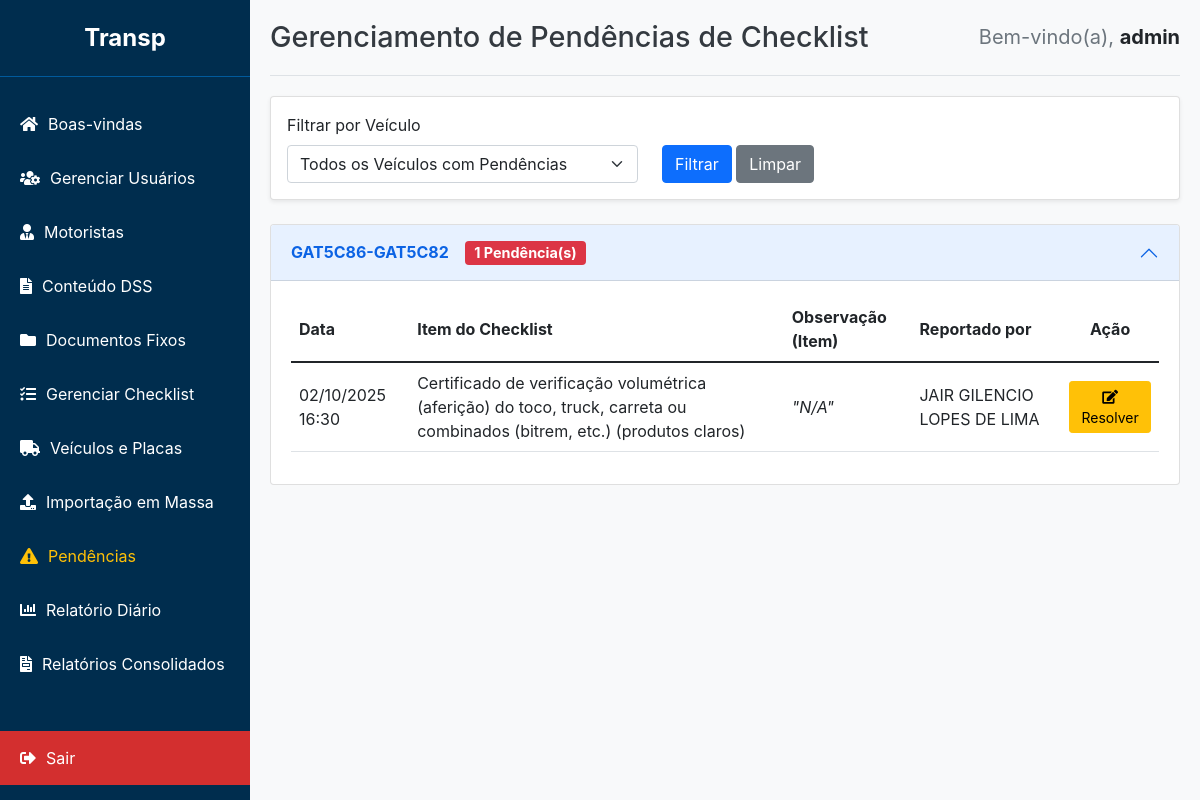
The page /admin/pendencias (signed in) on the database its author committed.
### app/models.py (models this page shows, shortened)
class Veiculo(db.Model):
    id = db.Column(db.Integer, primary_key=True)
    unidade = db.Column(db.String(100), nullable=True)
    operacao = db.Column(db.String(100), nullable=True)
    nome_conjunto = db.Column(db.String(100), unique=True, nullable=False)
    placa_cavalo_id = db.Column(db.Integer, db.ForeignKey('placa.id'), nullable=False)
    placa_carreta1_id = db.Column(db.Integer, db.ForeignKey('placa.id'), nullable=True)
    placa_carreta2_id = db.Column(db.Integer, db.ForeignKey('placa.id'), nullable=True)
    obs = db.Column(db.Text)
    placa_cavalo = db.relationship('Placa', foreign_keys=[placa_cavalo_id])
    placa_carreta1 = db.relationship('Placa', foreign_keys=[placa_carreta1_id])
    placa_carreta2 = db.relationship('Placa', foreign_keys=[placa_carreta2_id])
    motoristas = db.relationship('Motorista', backref='veiculo', lazy=True)
    checklists_preenchidos = db.relationship('ChecklistPreenchido', backref='veiculo', lazy=True, cascade="all, delete-orphan")
    pendencias = db.relationship('Pendencia', backref='veiculo', lazy=True, cascade="all, delete-orphan")

class Pendencia(db.Model):
    id = db.Column(db.Integer, primary_key=True)
    item_id = db.Column(db.Integer, db.ForeignKey('checklist_item.id'), nullable=False)
    veiculo_id = db.Column(db.Integer, db.ForeignKey('veiculo.id'), nullable=False)
    resposta_abertura_id = db.Column(db.Integer, db.ForeignKey('checklist_resposta.id'), nullable=False)
    status = db.Column(db.String(50), nullable=False, default='PENDENTE')
    data_criacao = db.Column(db.DateTime, nullable=False, default=datetime.utcnow)
    data_resolucao = db.Column(db.DateTime, nullable=True)
    observacao_admin = db.Column(db.Text, nullable=True)
    numero_os = db.Column(db.String(50), nullable=True)
    item = db.relationship('ChecklistItem')

class ChecklistItem(db.Model):
    id = db.Column(db.Integer, primary_key=True)
    checklist_id = db.Column(db.Integer, db.ForeignKey('checklist.id'), nullable=False)
    texto = db.Column(db.String(500), nullable=False)
    ordem = db.Column(db.Integer, default=0)
    parent_id = db.Column(db.Integer, db.ForeignKey('checklist_item.id'), nullable=True)
    sub_itens = db.relationship('ChecklistItem', backref=db.backref('parent', remote_side=[id]), lazy='dynamic', cascade="all, delete-orphan")

class ChecklistResposta(db.Model):
    id = db.Column(db.Integer, primary_key=True)
    preenchimento_id = db.Column(db.Integer, db.ForeignKey('checklist_preenchido.id'), nullable=False)
    item_id = db.Column(db.Integer, db.ForeignKey('checklist_item.id'), nullable=False)
    resposta = db.Column(db.String(50))
    observacao = db.Column(db.Text)
    item = db.relationship('ChecklistItem')
    pendencia = db.relationship('Pendencia', backref='resposta_abertura', uselist=False, cascade="all, delete-orphan")

class Motorista(db.Model):
    id = db.Column(db.Integer, primary_key=True)
    unidade = db.Column(db.String(100), nullable=True)
    operacao = db.Column(db.String(100), nullable=True)
    nome = db.Column(db.String(150), nullable=False)
    cpf = db.Column(db.String(14), unique=True, nullable=False)
    rg = db.Column(db.String(20))
    cnh = db.Column(db.String(20))
    frota = db.Column(db.String(50))
    password_hash = db.Column(db.String(256), nullable=True)
    veiculo_id = db.Column(db.Integer, db.ForeignKey('veiculo.id'), nullable=True)
    assinaturas = db.relationship('Assinatura', backref='motorista', lazy=True, cascade="all, delete-orphan")
    checklists_preenchidos = db.relationship('ChecklistPreenchido', backref='motorista', lazy=True, cascade="all, delete-orphan")

### app/routes.py (the view)
@admin_bp.route('/pendencias', methods=['GET'])
@login_required()  # Garante que apenas usuários logados acessem
def gerenciar_pendencias():
    user_role = session.get('role')
    user_unidade = session.get('unidade')
    pendencias_agrupadas = defaultdict(list)
    query = Pendencia.query.join(Veiculo).filter(Pendencia.status == 'PENDENTE')
    if user_role != 'admin':
        query = query.filter(Veiculo.unidade == user_unidade)
    veiculo_id_str = request.args.get('veiculo_id')
    veiculo_id = int(veiculo_id_str) if veiculo_id_str else None
    if veiculo_id:
        query = query.filter(Pendencia.veiculo_id == veiculo_id)
    pendencias = query.order_by(Pendencia.data_criacao.desc()).all()
    for pendencia in pendencias:
        pendencias_agrupadas[pendencia.veiculo].append(pendencia)
    veiculos_query = Veiculo.query
    if user_role != 'admin':
        veiculos_query = veiculos_query.filter(Veiculo.unidade == user_unidade)
    todos_veiculos = veiculos_query.order_by(Veiculo.nome_conjunto).all()
    return render_template(
        'admin_pendencias.html',
        pendencias_agrupadas=pendencias_agrupadas,
        todos_veiculos=todos_veiculos,
        veiculo_selecionado_id=veiculo_id
    )

### app/routes.py (called while the page is built)
def login_required(required_role=["admin", "master", "comum"]):
    def decorator(f):
        @wraps(f)
        def decorated_function(*args, **kwargs):
            if 'user_id' not in session:
                flash('Por favor, faça login para acessar esta página.', 'warning')
                return redirect(url_for('admin.login'))
            user_role = session.get('role')
            if user_role not in required_role:
                flash('Você não tem permissão para acessar esta página.', 'danger')
                return redirect(url_for('admin.dashboard'))
            return f(*args, **kwargs)
        return decorated_function
    return decorator

### app/templates/admin_pendencias.html (shortened to what this page needs)
{% extends "base_adm.html" %}
{% block header %}Gerenciamento de Pendências de Checklist{% endblock %}
{% block content %}
<div class="card shadow-sm mb-4">
    <div class="card-body">
        <form method="GET" action="{{ url_for('admin.gerenciar_pendencias') }}">
            <div class="row align-items-end">
                <div class="col-md-5">
                    <label for="veiculo_id" class="form-label">Filtrar por Veículo</label>
                    <select name="veiculo_id" id="veiculo_id" class="form-select">
                        <option value="">Todos os Veículos com Pendências</option>
                    </select>
                </div>
                <div class="col-md-3">
                    <button type="submit" class="btn btn-primary">Filtrar</button>
                    <a href="{{ url_for('admin.gerenciar_pendencias') }}" class="btn btn-secondary">Limpar</a>
                </div>
            </div>
        </form>
    </div>
</div>
{% if not pendencias_agrupadas %}
    <div class="empty-state">
        <i class="fas fa-check-circle"></i>
        <h4>Tudo em ordem!</h4>
        <p>Nenhuma pendência de checklist em aberto no momento.</p>
    </div>
{% else %}
    <div class="accordion" id="pendenciasAccordion">
        {% for veiculo, pendencias in pendencias_agrupadas.items() %}
            <div class="accordion-item">
                <h2 class="accordion-header" id="heading-{{ veiculo.id }}">
                    <button class="accordion-button" type="button" data-bs-toggle="collapse" data-bs-target="#collapse-{{ veiculo.id }}" aria-expanded="true" aria-controls="collapse-{{ veiculo.id }}">
                        <strong>{{ veiculo.nome_conjunto }}</strong>
                        <span class="ms-3 badge bg-danger">{{ pendencias|length }} Pendência(s)</span>
                    </button>
                </h2>
                <div id="collapse-{{ veiculo.id }}" class="accordion-collapse collapse show" aria-labelledby="heading-{{ veiculo.id }}" data-bs-parent="#pendenciasAccordion">
                    <div class="accordion-body">
                        <table class="table table-sm table-hover">
                            <thead>
                                <tr>
                                    <th>Data</th>
                                    <th>Item do Checklist</th>
                                    <th>Observação (Item)</th>
                                    <th>Reportado por</th>
                                    <th class="text-center">Ação</th>
                                </tr>
                            </thead>
                            <tbody>
                                {% for pendencia in pendencias %}
                                    <tr>
                                        <td>{{ pendencia.data_criacao.strftime('%d/%m/%Y %H:%M') }}</td>
                                        <td>{{ pendencia.item.texto }}</td>
                                        <td><em>"{{ pendencia.resposta_abertura.observacao or 'N/A' }}"</em></td>
                                        <td>{{ pendencia.resposta_abertura.preenchimento.motorista.nome }}</td>
                                        <td class="text-center">
                                            <button type="button" class="btn btn-warning btn-sm" data-bs-toggle="modal" data-bs-target="#resolverModal-{{ pendencia.id }}">
                                                <i class="fas fa-edit"></i> Resolver
                                            </button>
                                        </td>
                                    </tr>
                                                            {% set preenchimento = pendencia.resposta_abertura.preenchimento %}
                                {% endfor %}
                            </tbody>
                        </table>
                    </div>
                </div>
            </div>
        {% endfor %}
    </div>
{% endif %}
{% endblock %}

### app/templates/base_adm.html (style rules this page uses)
:root { --sidebar-width: 250px; --header-height: 60px; --primary-blue: #002D4E; --light-blue: #005A9C; --logout-red: #d32f2f; --logout-red-hover: #c62828; --flash-success: #d4edda; --flash-success-text: #155724; --flash-error: #f8d7da; --flash-error-text: #721c24; --flash-info: #cce5ff; --flash-info-text: #004085; }
body { font-family: -apple-system, BlinkMacSystemFont, "Segoe UI", Roboto, "Helvetica Neue", Arial, sans-serif; margin: 0; background-color: #f8f9fa; }

### app/templates/admin_pendencias.html (style rules this page uses)
.accordion-button { font-weight: 500; }
.badge { font-size: 0.9em; }
.table-sm th, .table-sm td { padding: 0.5rem; vertical-align: middle; }

### rows shown on the page
Veiculo: nome_conjunto "GAT5C86-GAT5C82", pendencias "1"
Pendencia: data_criacao "02/10/2025 16:30", item.texto "Certificado de verificação volumétrica (aferição) do toco, truck, carreta ou combinados (bitrem, etc.) (produtos claros)", resposta_abertura "N/A", resposta_abertura.preenchimento.motorista.nome "JAIR GILENCIO LOPES DE LIMA"

### other values the page prints
{{ session.admin_user }} "admin"
